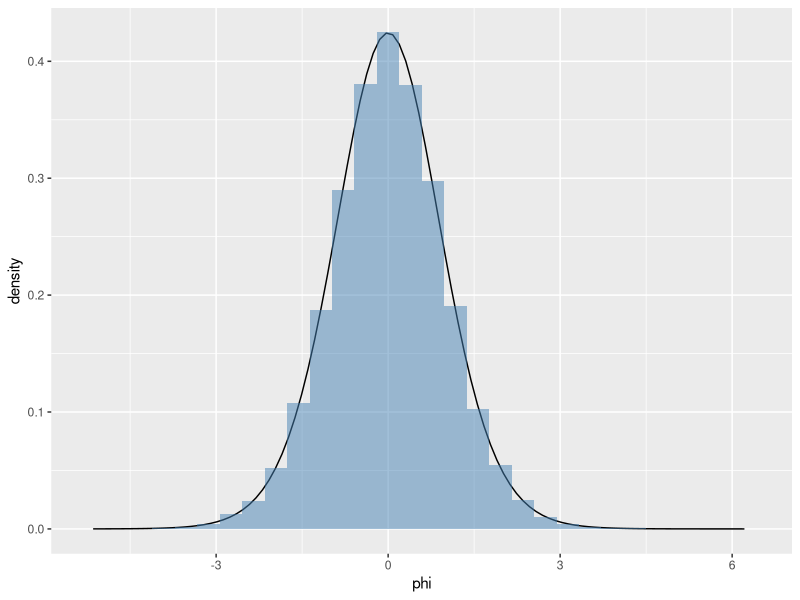
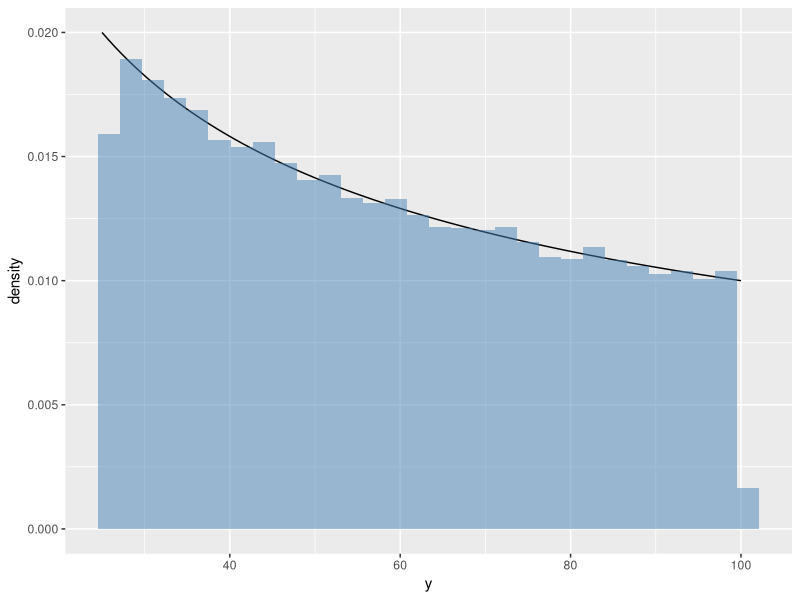

The R source for these figures, in order:
## ---- chunk 1
#| echo: false
#| warning: false
#| message: false
library(tidyverse)
## ---- chunk 2
#| warning: false
#| message: false
#| echo: false

n_0 = 5
t_0 = .5
theta = rbeta(n = 100000, shape1 = n_0 * t_0, shape2 = n_0 * (1 - t_0))
phi = log((theta / (1-theta)))

df = data.frame(phi)

fphi = function(phi, n_0, t_0) {
  ( (1 + exp(phi))^(-n_0) ) * exp(n_0 * t_0 * phi) / 
    beta(n_0 * t_0, n_0 * (1 - t_0))
}

df %>%
  ggplot(aes(x = phi)) + 
  stat_function(fun = fphi, args = list(n_0 = n_0, t_0 = t_0)) +
  geom_histogram(aes(x = phi, y = ..density..),
                 fill = 'steelblue', alpha = 0.5)
## ---- chunk 3
#| warning: false
#| echo: false

x = runif(100000, 5, 10)
y = x^2

df = data.frame(y)

f = function(y) {
  return(.1/sqrt(y))
}

df %>%
  ggplot(aes(x = y)) + 
  stat_function(fun = f) +
  geom_histogram(aes(x = y, y = ..density..),
                 fill = 'steelblue', alpha = 0.5)
